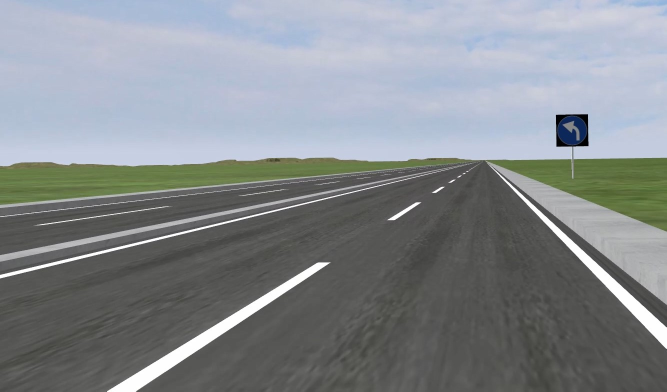
#> input picture LaneDetection/test.jpg, 1333 x 783 px (shown at 1/2 size)
$ python test.py   (older library calls are emulated)
#> lines starting #> are read from the running program, lines starting #| are printed output that depends on the picture; after the words box and inside, x2 and y2 are one past the last pixel; in counts of white or black regions, pixels touching at a corner belong together
### LaneDetection/method.py
import matplotlib.pyplot as plt
import matplotlib.image as mping
import numpy as np
import cv2
import glob
import pickle


def color_gradient_threshold(image_undistorted):
    ksize = 15
    hsv= cv2.cvtColor(image_undistorted,cv2.COLOR_RGB2HSV)
    s_channel = hsv[:,:,1]
# 原图进行梯度（边缘）检测
    gradx=abs_sobel_thresh(image_undistorted,orient='x',sobel_kernel=ksize,thresh=(50,90))
    grady=abs_sobel_thresh(image_undistorted,orient='y',sobel_kernel=ksize,thresh=(30,90))
# 原图进行颜色阈检测
    c_binary=color_thresh(image_undistorted,s_thresh=(70,100),l_thresh=(60,255),b_thresh=(50,255),v_thresh=(150,255))
    rgb_binary=rgb_select(image_undistorted,r_thresh=(225,255),g_thresh=(225,255),b_thresh=(0,255))
    combined_binary = np.zeros_like(s_channel)
# 将梯度检测结果和颜色阈检测结果进行组合叠加
    combined_binary[((gradx == 1) & (grady == 1) | (c_binary == 1) | (rgb_binary==1))] = 255
# 输出处理后的图片
    color_binary = combined_binary
    return color_binary, combined_binary

def abs_sobel_thresh(image, orient='x', sobel_kernel=3, thresh=(0, 255)):
# 计算X或Y方向的方向梯度
    # 转化成灰度图像
    gray = cv2.cvtColor(image, cv2.COLOR_RGB2GRAY)
    # 求X或Y方向的方向梯度
    if orient == 'x':
        abs_sobel = np.absolute(cv2.Sobel(gray, cv2.CV_64F, 1, 0, ksize=sobel_kernel))
    if orient == 'y':
        abs_sobel = np.absolute(cv2.Sobel(gray, cv2.CV_64F, 0, 1, ksize=sobel_kernel))
    # 数据重新缩放
    scaled_sobel = np.uint8(255*abs_sobel/np.max(abs_sobel))
    # 创建一个空矩阵，黑图片
    grad_binary = np.zeros_like(scaled_sobel)
    # 梯度在阈值范围内的，图片点亮
    grad_binary[(scaled_sobel >= thresh[0]) & (scaled_sobel <= thresh[1])] = 1
    return grad_binary

# 使用hsv中的s通道，lab中的b通道，luv中的l通道，hsv中的v通道
def color_thresh(image, s_thresh, l_thresh, b_thresh, v_thresh):
    # 颜色阈变化，分别将RGB图像转化成LUV，HLS，HSV，lab图像（分别用LUV，HLS，HSV，LAB
    # 方式来表示同一张RGB图像）
    luv= cv2.cvtColor(image, cv2.COLOR_RGB2LUV)
    hls = cv2.cvtColor(image, cv2.COLOR_RGB2HLS)
    hsv = cv2.cvtColor(image,cv2.COLOR_RGB2HSV)
    lab=cv2.cvtColor(image, cv2.COLOR_RGB2LAB)
    # 提取hsv中的s通道，lab中的b通道，luv中的l通道，hsv中的v通道
    s_channel = hsv[:,:,1]
    b_channel=lab[:,:,2]
    l_channel = luv[:,:,0]
    v_channel= hsv[:,:,2]
    # 提取S通道中符合阈值的像素点
    s_binary = np.zeros_like(s_channel)
    s_binary[(s_channel > s_thresh[0]) & (s_channel <= s_thresh[1])] = 1
    # 提取b通道中符合阈值的像素点
    b_binary = np.zeros_like(b_channel)
    b_binary[(b_channel > b_thresh[0]) & (b_channel <= b_thresh[1])] = 1
    # 提取l通道中符合阈值的像素点
    l_binary = np.zeros_like(l_channel)
    l_binary[(l_channel > l_thresh[0]) & (l_channel <= l_thresh[1])] = 1
    # 提取v通道中符合阈值的像素点
    v_binary = np.zeros_like(v_channel)
    v_binary[(v_channel > v_thresh[0]) & (v_channel <= v_thresh[1])] = 1
    # 提取同时满足以上4个通道阈值的像素点
    combined = np.zeros_like(s_channel)
    combined[((s_binary == 1) & (b_binary == 1) & (l_binary == 1) & (v_binary == 1))] = 1

    return combined

def rgb_select(img, r_thresh, g_thresh, b_thresh):
    r_channel = img[:,:,0]
    g_channel=img[:,:,1]
    b_channel = img[:,:,2]
    r_binary = np.zeros_like(r_channel)
    r_binary[(r_channel > r_thresh[0]) & (r_channel <= r_thresh[1])] = 1

    g_binary = np.zeros_like(g_channel)
    g_binary[(g_channel > g_thresh[0]) & (g_channel <= g_thresh[1])] = 1

    b_binary = np.zeros_like(b_channel)
    b_binary[(b_channel > b_thresh[0]) & (b_channel <= b_thresh[1])] = 1

    combined = np.zeros_like(r_channel)
    combined[((r_binary == 1) & (g_binary == 1) & (b_binary == 1))] = 1
    return combined

def region_of_interest(img, vertices):
    mask = np.zeros_like(img)
    if len(img.shape) > 2:
        channel_count = img.shape[2]  # i.e. 3 or 4 depending on your image
        ignore_mask_color = (255,) * channel_count
    else:
        ignore_mask_color = 255
    cv2.fillPoly(mask, vertices, ignore_mask_color)
    masked_image = cv2.bitwise_and(img, mask)
    return masked_image

def apply_region_of_interest_mask(image):
    x_factor = 40
    y_factor = 60
    vertices = np.array([[
        (0,image.shape[0]),
        (((image.shape[1]/2)- x_factor), (image.shape[0]/2)+ y_factor),
         (((image.shape[1]/2) + x_factor), (image.shape[0]/2)+ y_factor),
         (image.shape[1],image.shape[0])]], dtype=np.int32)
    return region_of_interest(image, vertices)

# 透视变换，输入为原图和进行阈值检测后的图
def perspective_transform(image_undistorted, combined_binary):
# 定义原图中待映射的4个点坐标
    top_left = [560, 470]
    top_right = [730, 470]
    bottom_right = [1080, 720]
    bottom_left = [200, 720]
# 定义映射后的4个点的坐标
    top_left_dst = [200,0]
    top_right_dst = [1100,0]
    bottom_right_dst = [1100,720]
    bottom_left_dst = [200,720]
    img_size = (image_undistorted.shape[1], image_undistorted.shape[0])
# 数据格式整理
    src = np.float32([top_left,top_right, bottom_right, bottom_left] )
    dst = np.float32([top_left_dst, top_right_dst, bottom_right_dst, bottom_left_dst])
# 求映射的关系矩阵
    M = cv2.getPerspectiveTransform(src, dst)
    Minv = cv2.getPerspectiveTransform(dst, src)
# 输出透视变换后的图片
    warped  = cv2.warpPerspective(combined_binary, M, img_size)
    return warped, Minv

def finding_line(warped):
    # 将warped中从360行开始加到720行；
    histogram2 = np.sum(warped[warped.shape[0]//2:,:], axis=0)
    out_img = np.dstack((warped, warped, warped))*255
    midpoint = np.int(histogram2.shape[0]/2)

    leftx_base = np.argmax(histogram2[:midpoint])
    rightx_base = np.argmax(histogram2[midpoint:])+midpoint
    nwindows = 5
    window_height = np.int(warped.shape[0]/nwindows)
    nonzero = warped.nonzero()

    nonzeroy = np.array(nonzero[0])
    nonzerox = np.array(nonzero[1])
    leftx_current = leftx_base
    rightx_current = rightx_base
    margin = 100
    minpix = 50
    left_lane_inds = []
    right_lane_inds = []

    for window in range(nwindows):
        win_y_low = warped.shape[0]-(window+1)*window_height
        win_y_high = warped.shape[0]-window*window_height
        win_xleft_low = leftx_current-margin
        win_xleft_high = leftx_current+margin
        win_xright_low = rightx_current - margin
        win_xright_high = rightx_current + margin
        cv2.rectangle(out_img,(win_xleft_low,win_y_low),(win_xleft_high,win_y_high),
        (0,255,0), 2)
        cv2.rectangle(out_img,(win_xright_low,win_y_low),(win_xright_high,win_y_high),
        (0,255,0), 2)
        good_left_inds = ((nonzeroy >= win_y_low) & (nonzeroy < win_y_high) &
        (nonzerox >= win_xleft_low) &  (nonzerox < win_xleft_high)).nonzero()[0]
        good_right_inds = ((nonzeroy >= win_y_low) & (nonzeroy < win_y_high) &
        (nonzerox >= win_xright_low) &  (nonzerox < win_xright_high)).nonzero()[0]
        left_lane_inds.append(good_left_inds)
        right_lane_inds.append(good_right_inds)


        if len(good_left_inds) > minpix:
            leftx_current = np.int(np.mean(nonzerox[good_left_inds]))
        if len(good_right_inds) > minpix:
            rightx_current = np.int(np.mean(nonzerox[good_right_inds]))

    left_lane_inds = np.concatenate(left_lane_inds)
    right_lane_inds = np.concatenate(right_lane_inds)

    leftx = nonzerox[left_lane_inds]
    lefty = nonzeroy[left_lane_inds]
    rightx = nonzerox[right_lane_inds]
    righty = nonzeroy[right_lane_inds]
    left_fit = np.polyfit(lefty, leftx, 2)
    right_fit = np.polyfit(righty, rightx, 2)
    ploty = np.linspace(0, warped.shape[0]-1, warped.shape[0] )
    left_fitx = left_fit[0]*ploty**2 + left_fit[1]*ploty + left_fit[2]
    right_fitx = right_fit[0]*ploty**2 + right_fit[1]*ploty + right_fit[2]
#     out_img[nonzeroy[left_lane_inds], nonzerox[left_lane_inds]] = [255, 0, 0]
    out_img[nonzeroy[right_lane_inds], nonzerox[right_lane_inds]] = [0, 0, 255]


        # 找出左车道线附近的像素点序号；
    left_lane_inds = ((nonzerox > (left_fit[0]*(nonzeroy**2) + left_fit[1]*nonzeroy +
    left_fit[2] - margin)) & (nonzerox < (left_fit[0]*(nonzeroy**2) +
    left_fit[1]*nonzeroy + left_fit[2] + margin)))
         # 找出右车道线附近的像素点序号；
    right_lane_inds = ((nonzerox > (right_fit[0]*(nonzeroy**2) + right_fit[1]*nonzeroy +
    right_fit[2] - margin)) & (nonzerox < (right_fit[0]*(nonzeroy**2) +
    right_fit[1]*nonzeroy + right_fit[2] + margin)))
    print(left_lane_inds)
    print(right_lane_inds)

    return left_fitx, right_fitx,out_img, left_fit, right_fit,left_lane_inds,right_lane_inds

def CalculateCurvature(binary_image, left_fit, right_fit, l_lane_inds, r_lane_inds):

    img_size = (binary_image.shape[1], binary_image.shape[0])
    ploty = np.linspace(0, img_size[1]-1, img_size[1])
    y_eval = np.max(ploty)
    ym_per_pix = 30/720 # y方向720个像素，对应30米
    xm_per_pix = 3.7/960 # x方向960个像素，对应3.7米
  # 找到图像中不为零的所有像素点的像素坐标
    nonzero = binary_image.nonzero()
    nonzeroy = np.array(nonzero[0])
    nonzerox = np.array(nonzero[1])
    # 将这些不为零的像素点坐标分成x，y车道线中
    leftx = nonzerox[l_lane_inds]
    lefty = nonzeroy[l_lane_inds]
    rightx = nonzerox[r_lane_inds]
    righty = nonzeroy[r_lane_inds]
    # 将这些像素点对应到世界坐标系中，然后拟合成二次曲线
    left_fit_cr = np.polyfit(lefty*ym_per_pix, leftx*xm_per_pix, 2)
    right_fit_cr = np.polyfit(righty*ym_per_pix, rightx*xm_per_pix, 2)
    # 计算曲线的曲率
    left_curverad = ((1 + (2*left_fit_cr[0]*y_eval*ym_per_pix + left_fit_cr[1])**2)**1.5) / np.absolute(2*left_fit_cr[0])
    right_curverad = ((1 + (2*right_fit_cr[0]*y_eval*ym_per_pix + right_fit_cr[1])**2)**1.5) / np.absolute(2*right_fit_cr[0])
    # 左右车道线曲率平均
    avg_curverad = (left_curverad + right_curverad) / 2
## 以下计算本车在车道线中心的位置
    dist_from_center = 0.0
    if right_fit is not None:
        if left_fit is not None:
            # 摄像头位于图像中间，也是本车的中心
            camera_pos = img_size[0] / 2
        # 左右车道线最底端x坐标
            left_lane_pix = np.polyval(left_fit, binary_image.shape[0])
            right_lane_pix = np.polyval(right_fit, binary_image.shape[0])
        # 左右车道线中点x坐标
            center_of_lane_pix = (left_lane_pix + right_lane_pix) / 2
        # 摄像头（本车中心）与车道线中心的距离
            dist_from_center = (camera_pos - center_of_lane_pix) * 3.7/960
    return  avg_curverad, dist_from_center

# [18 lines left out: function overlay_text_on_image, not called in this run]

def main_pipline(image_0):

    #1 畸变矫正
    #image_0 = cv2.undistort(image_0, mtx, dist, None, mtx)

    #2 颜色与梯度阈
    color_binary, combined_binary = color_gradient_threshold(image_0)

    #3 感兴趣区域
    masked = apply_region_of_interest_mask(combined_binary)

    #4 透视变换
    warped_0, Minv = perspective_transform(masked, combined_binary)

    #5 滑动窗车道线提取
    left_fitx, right_fitx, out_img,left_fit, right_fit,left_lane_inds,right_lane_inds = finding_line(warped_0)

    #6 计算车道线的曲率
    avg_curverad, dist_from_center = CalculateCurvature(warped_0,left_fit, right_fit, left_lane_inds, right_lane_inds)

    #7 在图像上画车道线

    warp_zero = np.zeros_like(warped_0).astype(np.uint8)
    color_warp = np.dstack((warp_zero, warp_zero, warp_zero))
    pts_left = np.array([np.transpose(np.vstack([left_fitx, ploty]))])
    pts_right = np.array([np.flipud(np.transpose(np.vstack([right_fitx, ploty])))])
    pts = np.hstack((pts_left, pts_right))
    cv2.fillPoly(color_warp, np.int_([pts]), (0,255, 0))
    newwarp = cv2.warpPerspective(color_warp, Minv, (image_0.shape[1], image_0.shape[0]))
    result = cv2.addWeighted(image_0, 1, newwarp, 0.3, 0)

   #8 图像上显示文字
    result = overlay_text_on_image (result, avg_curverad, dist_from_center)
    return result

### LaneDetection/test.py
import os
import method
import cv2

src=cv2.imread('test.jpg')
#> src is the input picture: shape (783, 1333, 3); mean B, G, R 143.2, 139.1, 134
method.main_pipline(src)
#> in color_gradient_threshold, `s_channel = hsv[:,:,1]`:
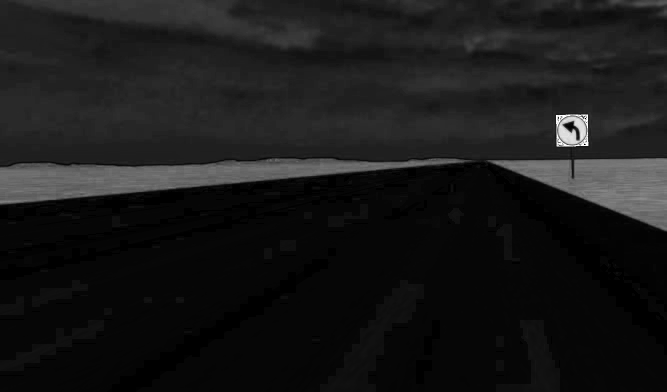
#> s_channel: shape (783, 1333) (shown at 1/2 size); min 0, max 255, mean 24.5
#> in color_gradient_threshold, `gradx=abs_sobel_thresh(image_undistorted,orient='x',sobel_kernel=ksize..`:
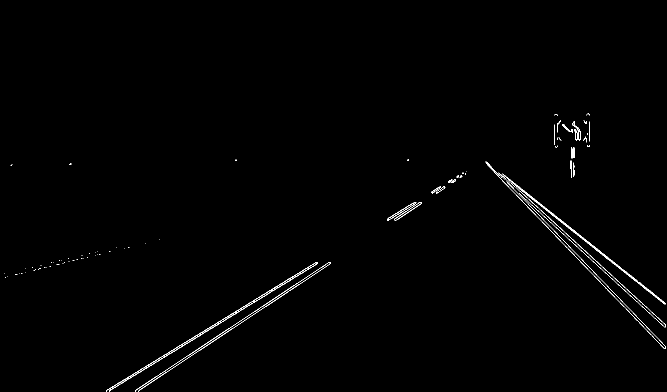
#> gradx: shape (783, 1333) (shown at 1/2 size); values 0 (black) and 1 (white), 0.68% white in thin lines or dots, all inside (x1, y1, x2, y2) = (9, 227, 1332, 783)
#> in rgb_select, `r_channel = img[:,:,0]`:
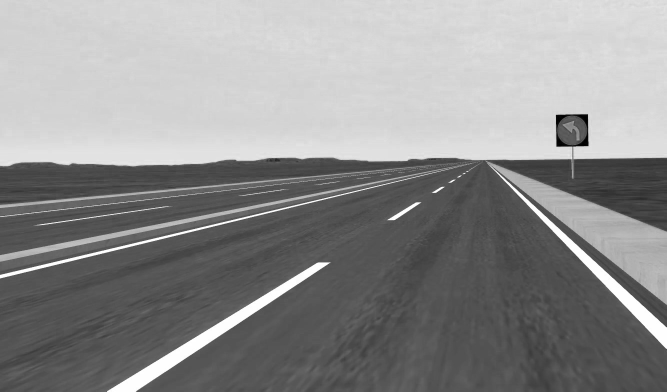
#> r_channel: shape (783, 1333) (shown at 1/2 size); min 0, max 255, mean 143.2
#> in rgb_select, `b_channel = img[:,:,2]`:
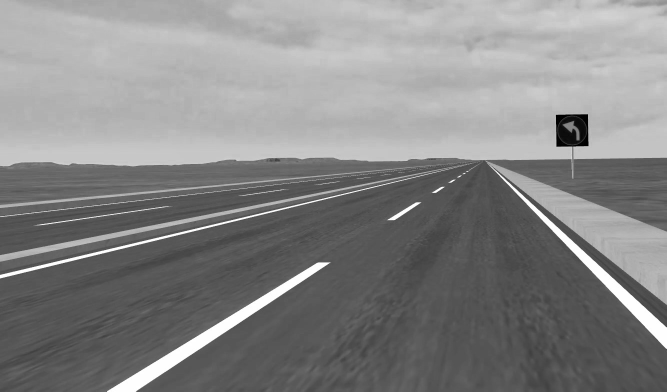
#> b_channel: shape (783, 1333) (shown at 1/2 size); min 0, max 255, mean 134
#> in perspective_transform, `warped  = cv2.warpPerspective(combined_binary, M, img_size)`:
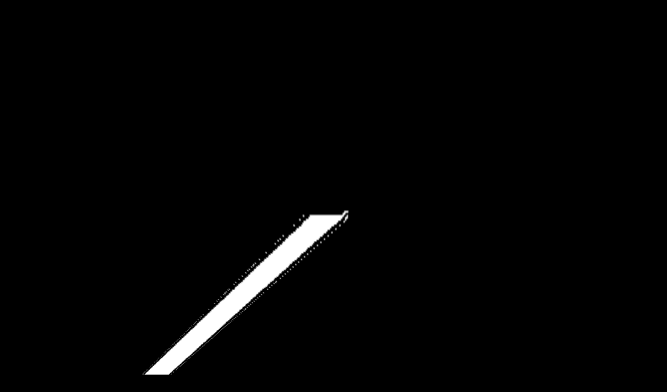
#> warped: shape (783, 1333) (shown at 1/2 size); min 0, max 255, mean 4.7
#> in main_pipline, `warped_0, Minv = perspective_transform(masked, combined_binary)`: Minv = [[0.189, -0.724, 522.2], [-1.69e-16, -0.46, 470], [-2.49e-19, -0.00112, 1]]
#> in finding_line, `histogram2 = np.sum(warped[warped.shape[0]//2:,:], axis=0)`: histogram2 = 1333 values, max 16882 at index 608, min 0 at index 0, mean 3667.6
#> in finding_line, `leftx_base = np.argmax(histogram2[:midpoint])`: leftx_base = 608
#> in finding_line, `rightx_base = np.argmax(histogram2[midpoint:])+midpoint`: rightx_base = 666
#> in finding_line, `nonzero = warped.nonzero()`: nonzero = 22233 positions, rows 420 to 749, columns 285 to 697
#> in finding_line, `leftx_current = leftx_base`: leftx_current = 608
#> in finding_line, `rightx_current = rightx_base`: rightx_current = 666
#> the loop in finding_line, `for window in range(nwindows):` made 5 passes
#> (win_xleft_low, win_xleft_high, win_xright_low, win_xright_high, leftx_current, rightx_current) on passes 2 to 3: (508, 708, 566, 766, 563, 595), (463, 663, 495, 695, 627, 637)
#> after the loop in finding_line, `for window in range(nwindows):`:
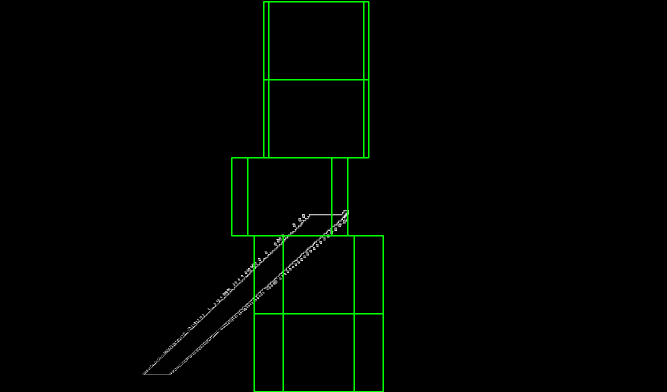
#> out_img: shape (783, 1333, 3) (shown at 1/2 size); mean of channels 0, 1, 2 0.7, 4, 0.7; drawn as B, G, R
#> after the loop in finding_line, `for window in range(nwindows):`: left_lane_inds = 5 items
#> in finding_line, `left_lane_inds = np.concatenate(left_lane_inds)`: left_lane_inds = 10054 values, max 13428 at index 7252, min 100 at index 7253, mean 5903.5
#> in finding_line, `right_lane_inds = np.concatenate(right_lane_inds)`: right_lane_inds = 6913 values, max 9953 at index 3337, min 0 at index 3338, mean 3696.8
#> in finding_line, `leftx = nonzerox[left_lane_inds]`: leftx = 10054 values, max 662 at index 7302, min 508 at index 4057, mean 581.3
#> in finding_line, `lefty = nonzeroy[left_lane_inds]`: lefty = 10054 values, max 603 at index 7250, min 428 at index 7253, mean 500.5
#> in finding_line, `rightx = nonzerox[right_lane_inds]`: rightx = 6913 values, max 694 at index 3345, min 563 at index 6747, mean 617.3
#> in finding_line, `righty = nonzeroy[right_lane_inds]`: righty = 6913 values, max 553 at index 3336, min 420 at index 3338, mean 471.7
#> in finding_line, `left_fit = np.polyfit(lefty, leftx, 2)`: left_fit = [0.00061, -1.51, 1181]
#> in finding_line, `right_fit = np.polyfit(righty, rightx, 2)`: right_fit = [0.00463, -5.25, 2059.8]
#> in finding_line, `left_fitx = left_fit[0]*ploty**2 + left_fit[1]*ploty + left_fit[2]`: left_fitx = 783 values, max 1181 at index 0, min 376.7 at index 782, mean 716.8
#> in finding_line, `right_fitx = right_fit[0]*ploty**2 + right_fit[1]*ploty + right_fit[2]`: right_fitx = 783 values, max 2059.8 at index 0, min 571.2 at index 567, mean 951.2
#> in finding_line, `out_img[nonzeroy[right_lane_inds], nonzerox[right_lane_inds]] = [0, 0,..`:
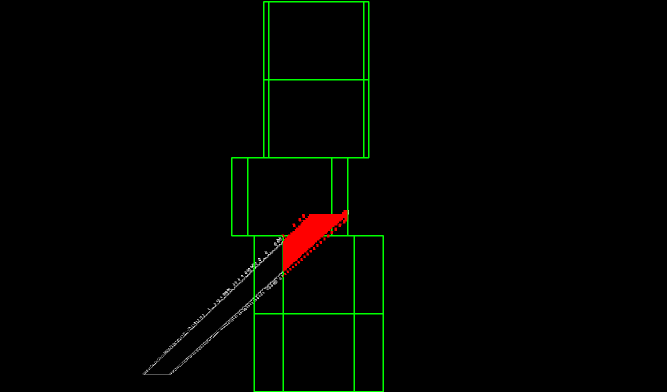
#> out_img: shape (783, 1333, 3) (shown at 1/2 size); 0.66% of pixels changed, all inside (x1, y1, x2, y2) = (563, 420, 695, 554); drawn as B, G, R
#> (printed output is left out)
#> (printed output is left out)
#> in main_pipline, `left_fitx, right_fitx, out_img,left_fit, right_fit,left_lane_inds,righ..`: left_fit = [0.00061, -1.51, 1181]; right_fit = [0.00463, -5.25, 2059.8]
#> in CalculateCurvature, `rightx = nonzerox[r_lane_inds]`: rightx = 12931 values, max 697 at index 10, min 472 at index 10575, mean 573.3
#> in CalculateCurvature, `righty = nonzeroy[r_lane_inds]`: righty = 12931 values from 420 to 623
#> in CalculateCurvature, `left_fit_cr = np.polyfit(lefty*ym_per_pix, leftx*xm_per_pix, 2)`: left_fit_cr = [0.000192, -0.109, 4.43]
#> in CalculateCurvature, `right_fit_cr = np.polyfit(righty*ym_per_pix, rightx*xm_per_pix, 2)`: right_fit_cr = [0.00327, -0.235, 5.71]
#> in CalculateCurvature, `left_curverad = ((1 + (2*left_fit_cr[0]*y_eval*ym_per_pix + left_fit_c..`: left_curverad = 2635
#> in CalculateCurvature, `right_curverad = ((1 + (2*right_fit_cr[0]*y_eval*ym_per_pix + right_fi..`: right_curverad = 152.9
#> in CalculateCurvature, `avg_curverad = (left_curverad + right_curverad) / 2`: avg_curverad = 1394
#> in CalculateCurvature, `left_lane_pix = np.polyval(left_fit, binary_image.shape[0])`: left_lane_pix = 376.1
#> in CalculateCurvature, `right_lane_pix = np.polyval(right_fit, binary_image.shape[0])`: right_lane_pix = 787
#> in CalculateCurvature, `center_of_lane_pix = (left_lane_pix + right_lane_pix) / 2`: center_of_lane_pix = 581.6
#> in CalculateCurvature, `dist_from_center = (camera_pos - center_of_lane_pix) * 3.7/960`: dist_from_center = 0.327
#> in main_pipline, `avg_curverad, dist_from_center = CalculateCurvature(warped_0,left_fit,..`: avg_curverad = 1394; dist_from_center = 0.327
#> (the run stopped early here; a loop or call above may not have finished)
